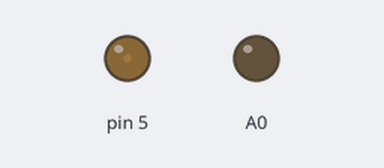
A sketch run on a simulated Arduino Uno, built with avr-gcc and run on an emulated ATmega328P. Shown: output pins drawn as LEDs (lit = HIGH).

Above: at 0.15 s.
At 9.37 s:
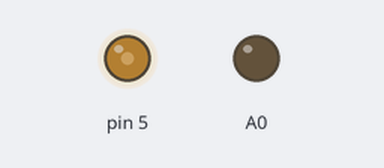
At 18.15 s:
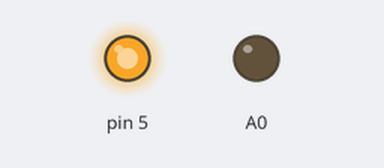
At 39.58 s:
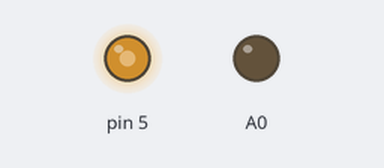
Timing chart, 0 to 40.0 s (numbered marks = the images above):
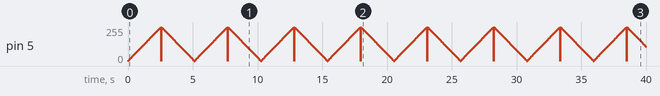

The sketch:

analogLED.ino
```cpp
void setup() {
  pinMode(A0,OUTPUT);

}

void loop() {
  int i;
  for(i=0; i<=255; i++){
    analogWrite(5,i);
    delay(10);
  }
  for(; i>=0; i--){
    analogWrite(5,i);
    delay(10);
  }

}
```
